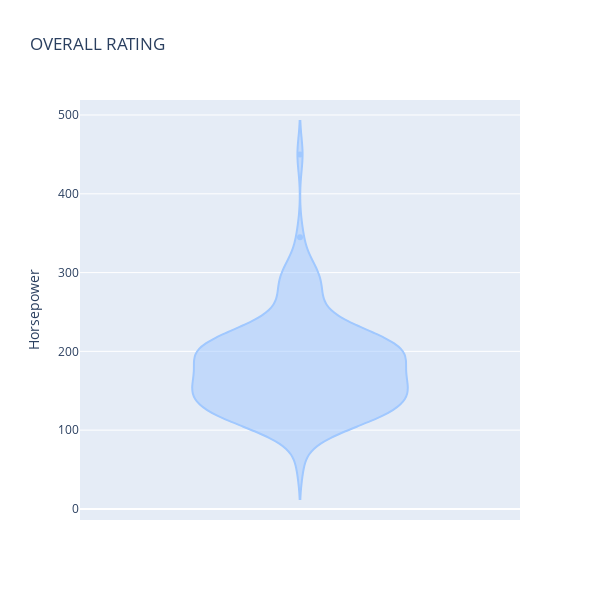

Notebook code for this chart:
### Markdown cell above
#### To add title add title parameter

### Code cell
px.violin(data_frame=data, y='Horsepower',
 color_discrete_sequence=px.colors.sequential.Blackbody_r,
 height=600, width=600,
 title='OVERALL RATING')

### Figure 1 — Plotly figure (JSON) as saved in the notebook; plotly's stock layout.template omitted (floating-point values rounded to 4 significant figures)
{"data": [{"alignmentgroup": "True", "box": {"visible": false}, "hovertemplate": "Horsepower=%{y}<extra></extra>", "legendgroup": "", "marker": {"color": "rgb(160,200,255)"}, "name": "", "offsetgroup": "", "orientation": "v", "scalegroup": "True", "showlegend": false, "type": "violin", "x0": " ", "xaxis": "x", "y": [210, 170, 124, 115, 133, 250, 170, 150, 210, 100, 302, 115, 193, 120, 150, 185, 132, 127, 222, 205, 175, 115, 150, 225, 275, 185, 300, 221, 205, 142, 155, 450, 200, 115, 115, 210, 126, 150, 240, 120, 190, 170, 230, 200, 200, 132, 150, 106, 200, 168, 175, 132, 140, 168, 120, 275, 195, 132, 155, 180, 175, 119, 163, 200, 150, 145, 193, 190, 140, 210, 217, 125, 275, 150, 310, 120, 230, 170, 146, 205, 290, 110, 55, 227, 113, 210, 253, 225, 345, 173, 135, 215, 200, 148, 200, 161, 163, 210, 200, 175, 275, 220, 100, 170, 210, 92, 240, 153, 190, 205, 195, 150, 154, 175, 125, 300, 140], "y0": " ", "yaxis": "y"}], "layout": {"height": 600, "legend": {"tracegroupgap": 0}, "title": {"text": "OVERALL RATING"}, "violinmode": "group", "width": 600, "xaxis": {"anchor": "y", "domain": [0, 1]}, "yaxis": {"anchor": "x", "domain": [0, 1], "title": {"text": "Horsepower"}}}}
